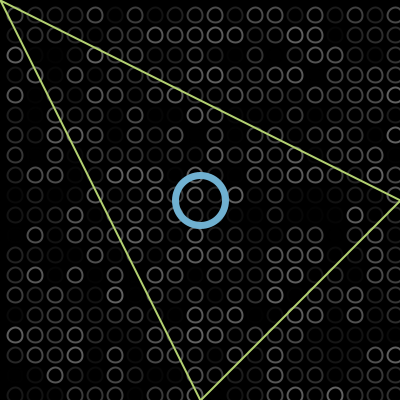
Frame 1 (no input)
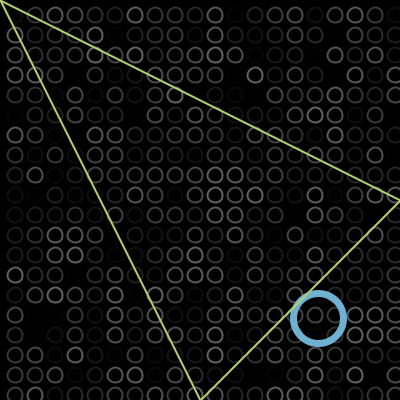
Frame 60 (the mouse pressed at the canvas centre just before this capture)
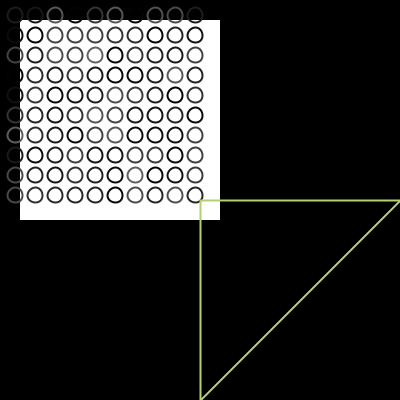
Frame 120 (the mouse held since frame 60 and released just before this capture)

The Processing sketch that drew these frames (run headless with seeded random() and noise(); from frame 60 on, the mouse is pressed at the canvas centre):

// Processing sketch: cringelingss04c0
// ── cringelingss04c0.pde
// Universidad del Desarrollo - Facultad de Diseño - Diseño Digital - 6to Semestre - Expresión Digital II
// Catalina Ringeling Selman
// cringelings

/*
 En un Canvas de (400, 400) con background negro (0) se visualizará una ellipsede color azul y tamaño 50 x 50 que rebotará en la esquina superior
 izquierda y esquina inferior derecha, la cuál cambiará de color al apretar las teclas 'q', 'w' y 'e' entre los colores azul, verde y blanco.
 Al mismo tiempo al apretar la tecla 'r', la ellipse comenzará a avanzar desde la esquina superior izquierda y al apretar el mouse (mousePressed)
 una vez, desaparece, y al apretarla por segunda vez, vuelve a aparecer pero partiendo desde la esquina inferior derecha.
 */

/*
 Por otro lado se visualiza un triángule de color verde con dós puntos fijos en dos de los bordes del canvas, mientras la tercera punta se mueve
 con el movimiento del mouse (mouseY y mouseX).
 */

/*
 Al procesar el programa, se puede visualizar un rectángulo blanco que con el movimiento del mouse dentro del canvas por el eje y o el eje x, 
 aparece el rectángulo y se agranda dependiendo de la posición de este. Si se mueve por el eje y, se agranda con dirección al eje y y si el 
 mouse se mueve en dirección al eje x, rectángulo se agranda en dirección al eje x.
 A diferencia de unos círculos que al procesar el programa, se visualizan varias ellipses de color random y tamaó 10 x 10 cada uno que llenan
 todo el canvas y al mover el mouse por el eje x e y, van disminuyendo su cantidad. Al inverso del rectángulo (rect).
 */


// Se declaran las variables a utilizar.
int a, b, c, d, e, k, x, y, velx, vely;                          // Variables de Posición y Movimiento.
color azul, verde, ngr, bl;                                      // Variables de Color.

void setup () {                                                  // void setup() se declaran los valores de variables que se efectuarán al iniciarlo.
  size(400, 400);                                                // Tamaño del Canvas.
  a = 200;                                                       // Tamaño de la Variable a.
  b = 50;                                                        // Tamaño de la Variable b.
  c = 200;                                                       // Tamaño de la Variable c.
  k = 20;                                                        // Tamaño de la Variable k.
  x = 15;                                                        // Tamaño de la Variable x.
  y = 15;                                                        // Tamaño de la Variable y.
  velx = 2;                                                      // Variable de Velocidad.
  vely = 0;                                                      // Variable de Velocidad.
  azul = #70B1D1;                                                // azul es una variable de de color: azul.
  verde = #B3D170;                                               // verde es una variable de de color: verde.
  ngr = 0;                                                       // ngr es una variable de de color: negro.
  bl = 255;                                                      // bl es una variable de de color: blanco.
  noCursor();                                                    // No hay cursor en el canvas al iniciar el programa.
}

void draw() {                                                    // void draw() Se inicia el ámbito de dibujo.
  background(ngr);                                               // Fondo de color negro (ngr = 0;).

  noStroke();                                                    // No hay línea, solo relleno.
  fill(bl);                                                      // Relleno del Rectángulo color Blanco (bl = 255).
  rect(height/k, height/k, mouseY, mouseX);                      // Tamaño y Posición del rectángulo - Tamaño depende de la posición del mouse en el canvas.

  for (int i = x; i <= height - mouseX; i += k) {                // Se declara i = x. (x =15). Si i es menor o igual al alto menos la posición del mouse en x (mouseX), se suma a i el valor de k (k= 20).
    for (int j = y; j <= width - mouseY; j += k) {               // Se declara j = y. (y =15). Si j es menor o igual al ancho menos la posición del mouse en y (mouseY), se suma a j el valor de k (k= 20).
      noFill();                                                  // No hay Relleno.
      stroke(random(100));                                       // Color de la línea es random entre 100 colores.
      strokeWeight(2);                                           // El grosor de esta línea es 2.
      ellipse(i, j, x, y);                                       // Tamaño y posición de las ellipses.
    }
  }

  noFill();                                                      // No hay relleno.
  strokeWeight(y/2);                                             // El grosor de esta línea es y/2. y = 15. y/2 = 7.5
  stroke(azul);                                                  // Color de la línea al iniciar el programa. Azul: #70B1D1
  ellipse(a, a, b, b);                                           // Tamaño y posición de la ellipse.

  if (a > width || a < 0) {                                      // Si a es mayor al ancho del canvas o a es menor que 0, es verdadero
    velx *= -1;                                                  // Y la velocidad velx se multiplica por -1.
  }

  if (b > height || b < width/2) {                               // Si b es mayor al alto del canvas o b es menos que la mitad del alto del canvas, este es verdadero
    vely *= -1;                                                  // y la velocidad vely se multiplica por -1.
  }
  a += velx;                                                     // Se le suma al valor a el valor de la variable velx.
  b += vely;                                                     // Se le suma al valor b el valor de la variable vely.

  noFill();                                                      // No hay relleno.
  strokeWeight(2);                                               // Grosor de la línea es 2.
  stroke(verde);                                                 // Color de la línea es verde: #B3D170.
  triangle(c, c*2, c*2, c, mouseX, mouseY);                      // Posición y tamaño del triangle.
}

void keyPressed() {                                              // Al oprimir cierta tecla cambia algo en especifico.
  if (key == 'q') {                                              // Se apreta la letra 'q' se cambia el color azul de la ellipse a color verde.
    azul = verde;
  } else {                                                       // Además de lo anterior...
    if (key == 'w') {                                            // Si se apreta la letra 'w' se cambia el color que tenga de la ellipse al color #70B1D1 (azul) = Vuelve al color azul.
      azul = #70B1D1; 
    } else {                                                     // Además de las dos cosas anteriores...
      if (key == 'r') {                                          // Si se apreta la letra 'r', la ellipse comienza a moverse desde el punto (0,0) independientemente del color que tenga.
        a = 0;
      } else {                                                   // Ademñas de las 3 cosas anteriores...
        if (key == 'e') {                                        // Si se apreta la letra 'e', independiente del color que tenga la ellipse antes, se cambiará a color blanco.
          azul = bl;
        }
      }
    }
  }
}

void mousePressed() {                                            // Al apretar el botón del mouse sucede lo siguiente.
  a = width;                                                     // Al apretar el botón del mouse, la ellipse comienza a avanzar desde la esquina del tamaño del canvas (400, 400) (la esquina inferior derecha hacia la esquina superior izquierda) y rebota en las dos esquinas.
  if (b == 0) {                                                  // Al apretar una vez el botón, su tamaño cambia a 0, al apretar otra vez el botón del mouse, este vuelve a 50 y empieza de nuevo el transcurso.
    b = 50;
  } else {
    b = 0;
  }
}
